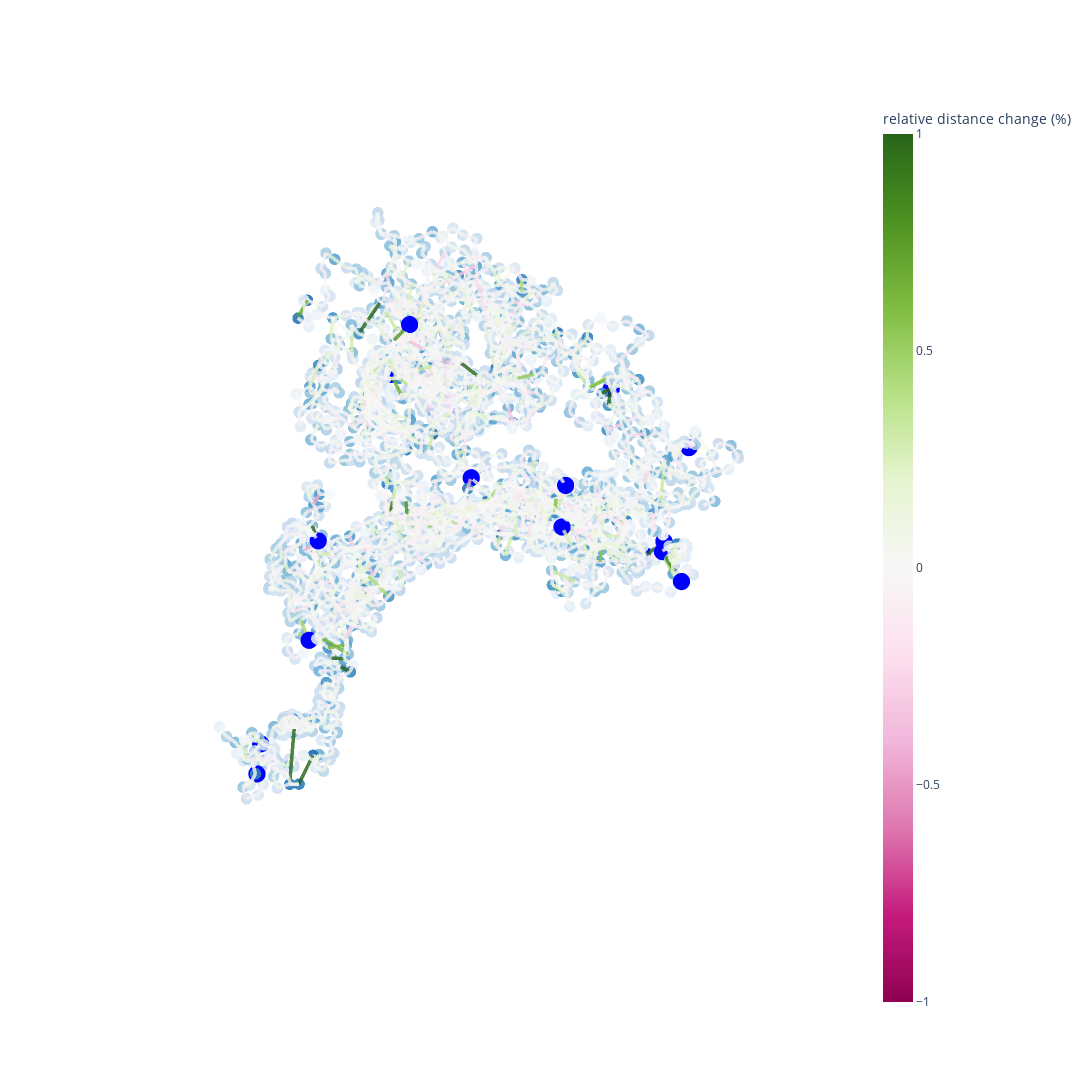

Here is the notebook cell this chart was saved with:
### Code cell
# Create the edge trace, coloring by the attribute vector
axis = dict(showbackground=False, showline=False, zeroline=False,
            showgrid=False, showticklabels=False, title='')
layout = go.Layout(title='', width=1250, height=1250, showlegend=False,
                    scene=dict(xaxis=dict(axis), yaxis=dict(axis), zaxis=dict(axis)),
                    margin=dict(t=100), hovermode='closest')
trace=go.Scatter3d(
    x=Xg,y=Yg,z=Zg,
    mode='markers',
    marker=dict(symbol='circle', size=SIZE, color=color_score, colorscale="Blues", opacity=0.9), # Picnic , colorbar=dict(title='PR score')
    hoverinfo='text' # Blues # colorbar=dict(title='PR score'), 
)
trace6=go.Scatter3d(
    x=Xg,y=Yg,z=Zg,
    mode='markers',
    marker=dict(symbol='circle', size=SIZE, color="gray", colorscale="Blues", opacity=0.1), # colorbar=dict(title='PR score'),  Picnic , colorbar=dict(title='PR score')
    hoverinfo='text' # Blues
)
edge_trace = go.Scatter3d(
    x=edges_x,
    y=edges_y,
    z=edges_z,
    mode='lines',
    line=dict(width=7, color=edge_class, colorscale='piyg', colorbar=dict(title='relative distance change (%)'), cmin=-1, cmax=1),  # Base color for edgescolorbar=dict(title='Relative Distance Change'), 
    opacity=0.8 # piyg
)
trace3=go.Scatter3d(
    x=list(top_residues["x"]),
    y=list(top_residues["y"]),
    z=list(top_residues["z"]),
    mode='markers',
    marker=dict(symbol='circle', size=SIZE+2, color="blue"), # Picnic
    hoverinfo='text'
)
trace_text = go.Scatter3d(
    x=list(top_residues["x"]),
    y=list(top_residues["y"]),
    z=list(top_residues["z"]),
    mode='text',
    text=list(top_residues["residue"]),
    textposition='top center',
    name='Annotations'
)

fig = go.Figure(data=[trace, edge_trace, trace3], layout=layout) #  , trace6, trace_text
fig.show()

fig.write_html(f"{EXPORT_FOLDER}/pagerank-thd{bound_thd}.html")

### Figure 1 — Plotly figure (JSON) as saved in the notebook; plotly's stock layout.template omitted (floating-point values rounded to 4 significant figures; data arrays with more than 128 entries replaced by an {"elided": "..."} marker saying what was removed)
{"data": [{"hoverinfo": "text", "marker": {"color": {"elided": "1780 float values"}, "colorscale": [[0, "rgb(247,251,255)"], [0.125, "rgb(222,235,247)"], [0.25, "rgb(198,219,239)"], [0.375, "rgb(158,202,225)"], [0.5, "rgb(107,174,214)"], [0.625, "rgb(66,146,198)"], [0.75, "rgb(33,113,181)"], [0.875, "rgb(8,81,156)"], [1, "rgb(8,48,107)"]], "opacity": 0.9, "size": 4, "symbol": "circle"}, "mode": "markers", "type": "scatter3d", "x": {"elided": "1780 float values"}, "y": {"elided": "1780 float values"}, "z": {"elided": "1780 float values"}}, {"line": {"cmax": 1, "cmin": -1, "color": {"elided": "7482 float values"}, "colorbar": {"title": {"text": "relative distance change (%)"}}, "colorscale": [[0, "rgb(142,1,82)"], [0.1, "rgb(197,27,125)"], [0.2, "rgb(222,119,174)"], [0.3, "rgb(241,182,218)"], [0.4, "rgb(253,224,239)"], [0.5, "rgb(247,247,247)"], [0.6, "rgb(230,245,208)"], [0.7, "rgb(184,225,134)"], [0.8, "rgb(127,188,65)"], [0.9, "rgb(77,146,33)"], [1, "rgb(39,100,25)"]], "width": 7}, "mode": "lines", "opacity": 0.8, "type": "scatter3d", "x": {"elided": "7482 float values"}, "y": {"elided": "7482 float values"}, "z": {"elided": "7482 float values"}}, {"hoverinfo": "text", "marker": {"color": "blue", "size": 6, "symbol": "circle"}, "mode": "markers", "type": "scatter3d", "x": [24.74, 55.34, 117.3, 91.34, 34.25, 115.4, 36.91, 55.74, 79.07, 96.7, 116.0, 126.2, 75.09, 28.73, 80.39], "y": [80.17, 123.2, 21.99, 71.25, 104.2, 61.22, 111.3, 130.1, 49.55, 96.64, 53.34, 32.2, 106.5, 110.2, 111.2], "z": [186.0, 166.9, 72.09, 222.8, 145.6, 169.3, 155.3, 161.4, 198.5, 194.9, 132.7, 72.52, 175.8, 180.8, 192.0]}], "layout": {"height": 1250, "hovermode": "closest", "margin": {"t": 100}, "scene": {"xaxis": {"showbackground": false, "showgrid": false, "showline": false, "showticklabels": false, "title": {"text": ""}, "zeroline": false}, "yaxis": {"showbackground": false, "showgrid": false, "showline": false, "showticklabels": false, "title": {"text": ""}, "zeroline": false}, "zaxis": {"showbackground": false, "showgrid": false, "showline": false, "showticklabels": false, "title": {"text": ""}, "zeroline": false}}, "showlegend": false, "title": {"text": ""}, "width": 1250}}
